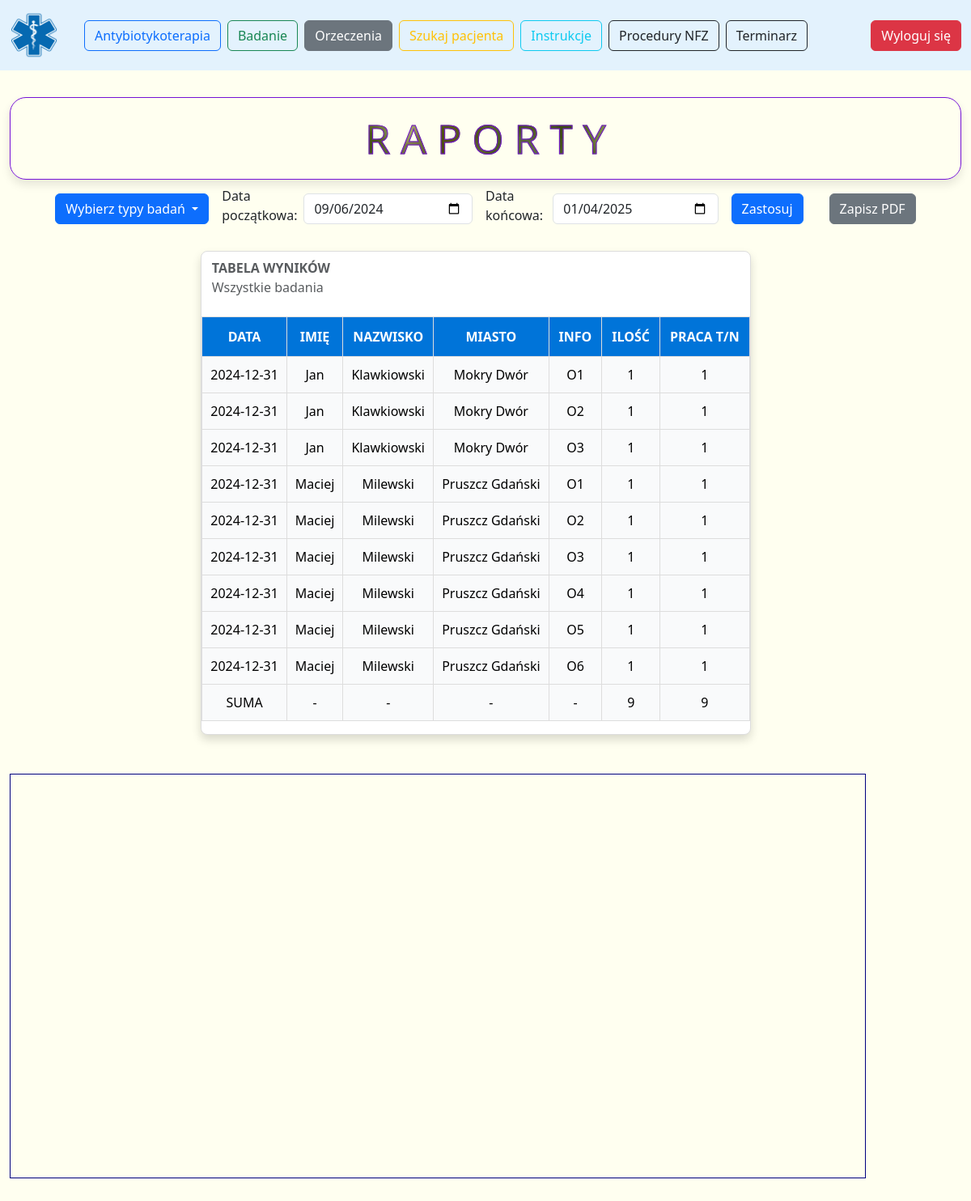
The page /raport (signed in) on the database as committed earlier.
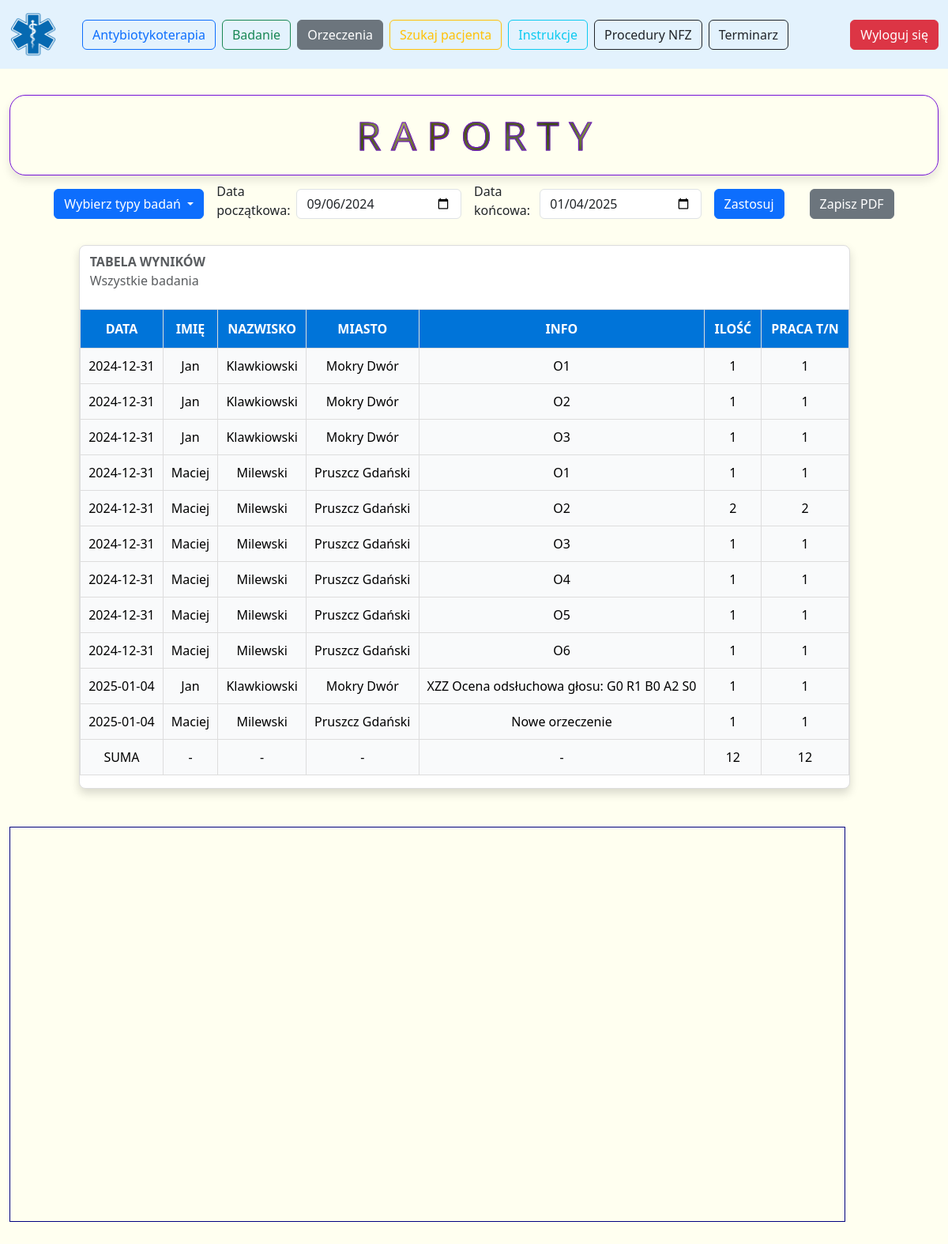
The same page on the database as committed later.
### app/models.py (models this page shows)
class Patient(db.Model):
    __tablename__ = 'patient'
    id = db.Column(db.Integer, primary_key=True)
    first_name = db.Column(db.String(50), nullable=False)
    surname = db.Column(db.String(50), nullable=False)
    pesel = db.Column(db.String(11), unique=True, nullable=False)
    gender = db.Column(db.String(10), nullable=False)
    state = db.Column(db.String(50))
    city = db.Column(db.String(50))
    street = db.Column(db.String(50))
    apartment_number = db.Column(db.String(10))
    visits = db.relationship('Visit', backref='patient', lazy='select')
    audiograms = db.relationship('Audiogram', backref='patient', lazy='select')
    certificates = db.relationship('MedicalCertificate', backref='patient', lazy=True)

class MedicalCertificate(db.Model):
    __tablename__ = 'medical_certificate'
    id = db.Column(db.Integer, primary_key=True)
    patient_id = db.Column(db.Integer, db.ForeignKey('patient.id'))
    user_id = db.Column(db.Integer, db.ForeignKey('user.id'), index=True, nullable=True)
    created_at = db.Column(db.Date)
    type = db.Column(db.INTEGER)
    info = db.Column(db.String)
    is_able_to_work = db.Column(db.Boolean)
    month = db.Column(db.Integer)
    year = db.Column(db.Integer)
    location = db.Column(db.String)
    is_active = db.Column(db.Boolean, default=True)
    user = db.relationship('User', backref='medical_certificates', lazy=True)

### app/routes/medical_certificate.py (the view, shortened to what this page needs)
@medical_certificate_bp.route('/raport', methods=['GET', 'POST'])
@login_required
def raport():
    def initialize_dates():
        days_offset = -120
        default_end_date = datetime.today().strftime("%Y-%m-%d")
        default_start_date = (datetime.today() + timedelta(days=days_offset)).strftime("%Y-%m-%d")
        return request.form.get("start_date", default_start_date), request.form.get("end_date", default_end_date)
    selected_types = request.form.getlist("selected_types")
    if "all" in selected_types or not selected_types:
        selected_types = ["all"]
    start_date, end_date = initialize_dates()
    data = fetch_data_range_from_db(start_date, end_date)
    df = pd.DataFrame(data, columns=[
        "created_at", "first_name", "surname", "city", "info", "type", "is_able_to_work"
    ])
    grouped_data = process_grouped_data(df, selected_types, start_date, end_date)
    table_html = grouped_data.to_html(classes='data table', header=True, index=False, border=0, justify='center')
    graph_json = create_plot(df, selected_types)
    return render_template(
        'medical_certificate_raport.html',
        table_html=table_html,
        typ=typ_badan,
        selected_types=selected_types,
        start_date=start_date,
        end_date=end_date,
        data=graph_json
    )

### app/utils/utils.py (called while the page is built)
def fetch_data_range_from_db(begin_date, end_date):
    try:
        results = (
            db.session.query(
                MedicalCertificate.created_at,
                Patient.first_name,
                Patient.surname,
                Patient.city,
                MedicalCertificate.info,
                MedicalCertificate.type,
                MedicalCertificate.is_able_to_work
            )
            .join(Patient, Patient.id == MedicalCertificate.patient_id)
            .filter(MedicalCertificate.created_at.between(begin_date, end_date))
            .all()
        )
        return results
    except SQLAlchemyError as db_error:
        logging.error(f"Database error: {db_error}")
        return []
    except Exception as unexpected_error:
        logging.error(f"Unexpected error: {unexpected_error}")
        return []

### app/templates/medical_certificate_raport.html (shortened to what this page needs)
<!DOCTYPE html>
<html lang="en">
<head>
    <link href="https://cdn.jsdelivr.net/npm/bootstrap@5.3.3/dist/css/bootstrap.min.css" rel="stylesheet">
    <link href="{{ url_for('static', filename='css/medical_certificate_raport.css') }}" rel="stylesheet">
</head>
<body>
<div class="container col-12" id="mainForm">
    <div class="row">
        <nav class="navbar fixed-top navbar-expand-lg navbar-light" style="background-color: #e3f2fd;">
            <div class="container-fluid">
                <a class="navbar-brand" href="#">
                    <img src="{{ url_for('static',filename='img/logo.png') }}" alt="" width="60" height="60"
                         class="d-inline-block align-text-top">
                </a>
                <div class="collapse navbar-collapse" id="navbarSupportedContent">
                    <ul class="navbar-nav me-auto mb-2 mb-lg-0">
                        <li class="nav-item">
                            <a class="btn btn-outline-primary" type="button"
                               href="{{ url_for('antibiotic.antibiotic_main') }}">Antybiotykoterapia</a>
                        </li>
                        <li class="nav-item">
                            <a class="btn btn-outline-success" type="button"
                               href="{{ url_for('visit.main_form') }}">Badanie</a>
                        </li>
                        <li class="nav-item">
                            <a class="btn btn-secondary" type="button"
                               href="{{ url_for('medical_certificate.medical_certificate_main') }}">Orzeczenia</a>
                        </li>
                        <li class="nav-item">
                            <a class="btn btn-outline-warning" type="button"
                               href="{{ url_for('patient.patient_main') }}">Szukaj
                                pacjenta</a>
                        </li>
                        <li class="nav-item">
                            <a class="btn btn-outline-info" type="button"
                               href="{{ url_for('instruction.instruction_main') }}">Instrukcje</a>
                        </li>
                        <li class="nav-item">
                            <a class="btn btn-outline-dark" type="button"
                               href="{{ url_for('procedure.procedure_main') }}">Procedury
                                NFZ</a>
                        </li>
                        <li class="nav-item">
                            <a class="btn btn-outline-dark" type="button"
                               href="{{ url_for('schedule.schedule_main') }}">Terminarz</a>
                        </li>
                    </ul>
                    <a class="btn btn-danger" type="button" href="{{ url_for('auth.logout') }}">Wyloguj się</a>
                </div>
            </div>
        </nav>
    </div>
</div>
<div class="container-fluid mt-5">
    {% if alert_message %}
        <div class="alert alert-info text-center">
            <strong>UWAGA: {{ alert_message|e }}</strong>
        </div>
    {% else %}
        <h1 class="heading box">R A P O R T Y</h1>
        <form method="post" action="{{ url_for('medical_certificate.generate_pdf_for_raport') }}" class="d-flex justify-content-center align-items-center mb-4">
            <div class="dropdown me-3">
                <button class="btn btn-primary dropdown-toggle" type="button" id="dropdownTypes"
                        data-bs-toggle="dropdown" aria-expanded="false">
                    Wybierz typy badań
                </button>
            </div>
            <div class="d-flex align-items-center me-3">
                <label for="start_date" class="form-label me-2">Data początkowa:</label>
                <input type="date" id="start_date" name="start_date" class="form-control" value="{{ start_date }}">
            </div>
            <div class="d-flex align-items-center me-3">
                <label for="end_date" class="form-label me-2">Data końcowa:</label>
                <input type="date" id="end_date" name="end_date" class="form-control" value="{{ end_date }}">
            </div>
            <button type="submit" class="btn btn-primary me-3">Zastosuj</button>
            <button type="submit" name="generate_pdf" value="1" class="btn btn-secondary ms-3">Zapisz PDF</button>
        </form>
        <div class="d-flex justify-content-center">
            <div class="d-flex align-items-start">
                <div class="table-container me-4">
                    <div class="table-responsive">
                        <table class="data table table-striped">
                            <caption>
                                <strong>&nbsp;&nbsp;&nbsp;TABELA WYNIKÓW</strong><br>&nbsp;&nbsp;
                                {% if "all" in selected_types %}
                                    Wszystkie badania
                                {% else %}
                                    {% for data_type in typ if data_type.id in selected_types %}
                                        {{ data_type.name }}{% if not loop.last %}, {% endif %}
                                    {% endfor %}
                                {% endif %}
                            </caption>
                            {{ table_html | safe }}
                        </table>
                    </div>
                </div>
            </div>
        </div>
        <br><br>
        <div class="chart-container" id="chart"></div>
        <br><br>
    {% endif %}
</div>
</body>
</html>

### app/static/css/medical_certificate_raport.css (style rules this page uses)
body { background-color: #FFFFF0; padding-top: 4.5rem; }
.box { width: 100%; padding: 20px; box-shadow: 0 6px 12px rgba(0, 0, 0, 0.1); border-radius: 20px; border: 1px solid #7512d7; box-sizing: border-box; }
.heading { text-align: center; font-size: 50px; color: transparent; -webkit-background-clip: text; background-clip: text; background-image: url(/static/img/floral.jpg); -webkit-text-stroke: 1px #7512d7; animation: gradientAnimation 20s linear infinite; animation-direction: alternate; }
.table-container { max-width: 100%; margin: 0 auto; border: 1px solid #ddd; border-radius: 8px; box-shadow: 0 6px 12px rgba(0, 0, 0, 0.15); background-color: #ffffff; }
.data thead th { padding: 12px; border: 1px solid #ddd; text-align: center; background-color: #0074D9; color: white; font-weight: bold; position: sticky; top: 0; z-index: 1; }
.data th, .data td { padding: 10px; border: 1px solid #ddd; text-align: center; white-space: nowrap; overflow: hidden; text-overflow: ellipsis; background-color: #f9fafb; }
.chart-container { width: 90%; height: 500px; border: 1px solid Navy; }

Rows that differ between the two databases and show on the page:
no longer on this page (row unchanged): Patient: surname "DATA IMIĘ NAZWISKO MIASTO INFO ILOŚĆ PRACA T/N 2024-12-31 Jan Klawkiowski Mokry Dwór O1 1 1 2024-12-31 Jan Klawkiowski Mokry Dwór O2 1 1 2024-12-31 Jan Klawkiowski Mokry Dwór O3 1 1 2024-12-31 Maciej Milewski Pruszcz Gdański O1 1 1 2024-12-31 Maciej Milewski Pruszcz Gdański O2 1 1 2024-12-31 Maciej Milewski Pruszcz Gdański O3 1 1 2024-12-31 Maciej Milewski Pruszcz Gdański O4 1 1 2024-12-31 Maciej Milewski Pruszcz Gdański O5 1 1 2024-12-31 Maciej Milewski Pruszcz Gdański O6 1 1 SUMA - - - - 9 9"
added MedicalCertificate: info "DATA IMIĘ NAZWISKO MIASTO INFO ILOŚĆ PRACA T/N 2024-12-31 Jan Klawkiowski Mokry Dwór O1 1 1 2024-12-31 Jan Klawkiowski Mokry Dwór O2 1 1 2024-12-31 Jan Klawkiowski Mokry Dwór O3 1 1 2024-12-31 Maciej Milewski Pruszcz Gdański O1 1 1 2024-12-31 Maciej Milewski Pruszcz Gdański O2 2 2 2024-12-31 Maciej Milewski Pruszcz Gdański O3 1 1 2024-12-31 Maciej Milewski Pruszcz Gdański O4 1 1 2024-12-31 Maciej Milewski Pruszcz Gdański O5 1 1 2024-12-31 Maciej Milewski Pruszcz Gdański O6 1 1 2025-01-04 Jan Klawkiowski Mokry Dwór XZZ Ocena odsłuchowa głosu: G0 R1 B0 A2 S0 1 1 2025-01-04 Maciej Milewski Pruszcz Gdański Nowe orzeczenie 1 1 SUMA - - - - 12 12"
